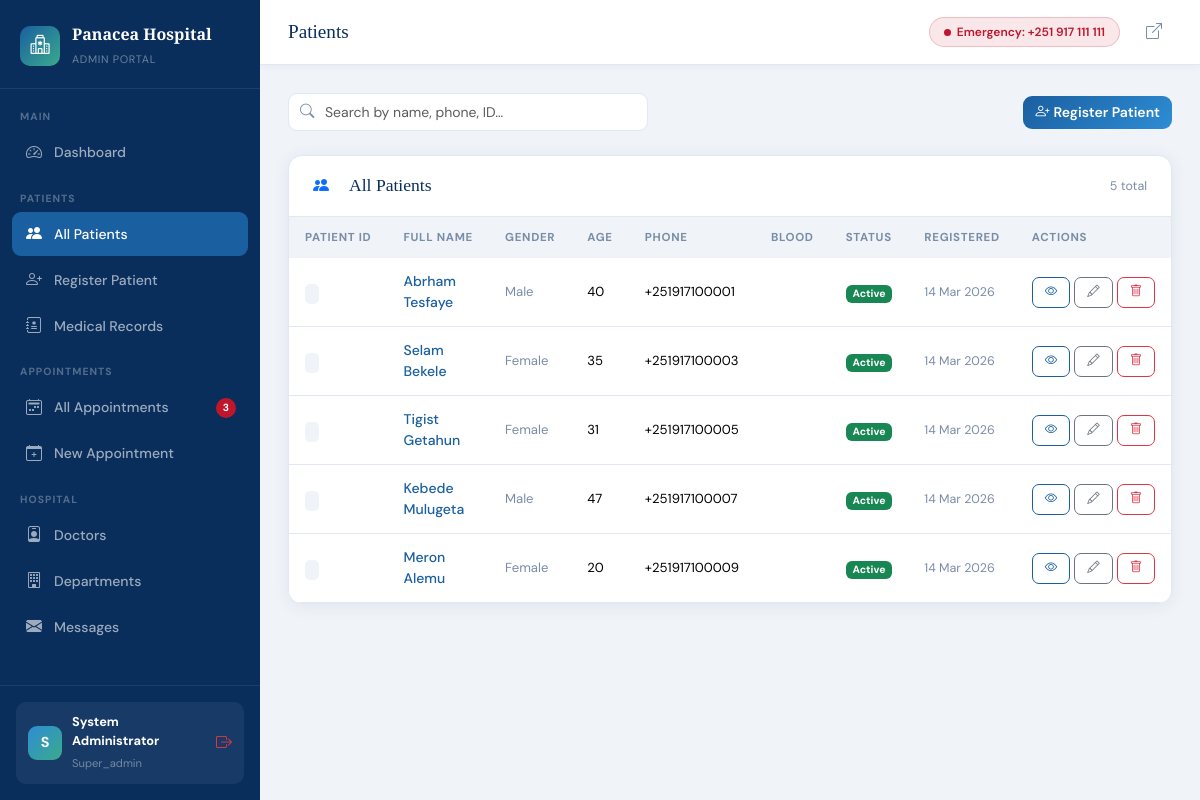
The app's page /admin/patients.php (signed in) with its own data.
### tables this page shows
CREATE TABLE patients (
  id INT UNSIGNED AUTO_INCREMENT PRIMARY KEY,
  patient_no VARCHAR(20) UNIQUE NOT NULL,
  full_name VARCHAR(150) NOT NULL,
  date_of_birth DATE,
  gender ENUM('Male','Female','Other') NOT NULL DEFAULT 'Male',
  phone VARCHAR(30) NOT NULL,
  email VARCHAR(120),
  address TEXT,
  blood_type ENUM('A+','A-','B+','B-','AB+','AB-','O+','O-','Unknown') DEFAULT 'Unknown',
  emergency_name VARCHAR(150),
  emergency_phone VARCHAR(30),
  allergies TEXT,
  notes TEXT,
  status ENUM('Active','Inactive','Deceased') DEFAULT 'Active',
  registered_at TIMESTAMP DEFAULT CURRENT_TIMESTAMP,
  updated_at TIMESTAMP DEFAULT CURRENT_TIMESTAMP ON UPDATE CURRENT_TIMESTAMP
);

### admin/patients.php (the view, shortened to what this page needs)
<?php
require_once dirname(__FILE__) . '/../includes/helpers.php';
$pdo    = db();
    ?>
    <?php require_once dirname(__FILE__) . '/../includes/layout_footer.php'; exit;
$search  = trim($_GET['q'] ?? '');
$page    = max(1, (int)($_GET['page'] ?? 1));
$perPage = 15;
$offset  = ($page - 1) * $perPage;
$where  = $search ? 'WHERE full_name LIKE ? OR phone LIKE ? OR patient_id LIKE ? OR email LIKE ?' : '';
$params = $search ? ["%$search%","%$search%","%$search%","%$search%"] : [];
$total = $pdo->prepare("SELECT COUNT(*) FROM patients $where");
$total->execute($params); $total = (int)$total->fetchColumn();
$patients = $pdo->prepare("SELECT * FROM patients $where ORDER BY registered_at DESC LIMIT $perPage OFFSET $offset");
$patients->execute($params); $patients = $patients->fetchAll();
require_once dirname(__FILE__) . '/../includes/layout_header.php';
?>
<div class="d-flex align-items-center gap-3 mb-4 flex-wrap">
  <form method="GET" class="search-bar flex-grow-1" style="max-width:360px">
    <i class="bi bi-search"></i>
    <input type="text" name="q" class="form-control" placeholder="Search by name, phone, ID…" value="<?= clean($search) ?>"/>
  </form>
  <a href="/panacea/admin/patients.php?action=add" class="btn btn-primary ms-auto">
    <i class="bi bi-person-plus me-1"></i>Register Patient
  </a>
</div>
<div class="data-card">
  <div class="data-card-head">
    <i class="bi bi-people-fill text-primary me-2"></i>
    <h5>All Patients</h5>
    <span style="font-size:.78rem;color:var(--muted)"><?= number_format($total) ?> total</span>
  </div>
  <div class="table-responsive">
    <table class="table table-hover align-middle">
      <thead>
        <tr><th>Patient ID</th><th>Full Name</th><th>Gender</th><th>Age</th><th>Phone</th><th>Blood</th><th>Status</th><th>Registered</th><th>Actions</th></tr>
      </thead>
      <tbody>
        <?php foreach ($patients as $p): ?>
        <tr>
          <td><code style="font-size:.75rem;background:#f0f4f9;padding:3px 7px;border-radius:5px"><?= clean($p['patient_id']) ?></code></td>
          <td><a href="?action=view&id=<?= $p['id'] ?>" style="color:var(--blue-mid);text-decoration:none;font-weight:500"><?= clean($p['full_name']) ?></a></td>
          <td style="font-size:.82rem;color:var(--muted)"><?= clean($p['gender']) ?></td>
          <td style="font-size:.82rem"><?= calcAge($p['date_of_birth']) ?></td>
          <td style="font-size:.82rem"><?= clean($p['phone']) ?></td>
          <td><span style="font-weight:700;color:#c0162c"><?= clean($p['blood_group']) ?></span></td>
          <td><?= statusBadge($p['status']) ?></td>
          <td style="font-size:.78rem;color:var(--muted)"><?= date('d M Y', strtotime($p['registered_at'])) ?></td>
          <td>
            <div class="d-flex gap-1">
              <a href="?action=view&id=<?= $p['id'] ?>" class="btn btn-sm btn-outline-primary"><i class="bi bi-eye"></i></a>
              <a href="?action=edit&id=<?= $p['id'] ?>" class="btn btn-sm btn-outline-secondary"><i class="bi bi-pencil"></i></a>
              <a href="?action=delete&id=<?= $p['id'] ?>&csrf_token=<?= csrf() ?>" class="btn btn-sm btn-outline-danger" data-confirm="Delete this patient?"><i class="bi bi-trash"></i></a>
            </div>
          </td>
        </tr>
        <?php endforeach; ?>
      </tbody>
    </table>
  </div>
</div>
<?php require_once dirname(__FILE__) . '/../includes/layout_footer.php'; ?>

### includes/helpers.php (shortened to what this page needs)
<?php
function clean(?string $val): string {
    if ($val === null) return '';
    return htmlspecialchars(trim($val), ENT_QUOTES, 'UTF-8');
}
function csrf(): string {
    return $_SESSION['csrf_token'];
}
function calcAge(string $dob): int {
    return (int)(new DateTime($dob))->diff(new DateTime())->y;
}
function statusBadge(string $status): string {
    $map = [
        'Pending'    => 'warning',
        'Confirmed'  => 'info',
        'Completed'  => 'success',
        'Cancelled'  => 'danger',
        'No-Show'    => 'secondary',
        'Active'     => 'success',
        'Inactive'   => 'secondary',
        'Discharged' => 'info',
        'Deceased'   => 'dark',
    ];
    $c = $map[$status] ?? 'secondary';
    return "<span class=\"badge bg-$c\">" . clean($status) . '</span>';
}

### includes/layout_header.php (style rules this page uses)
:root { --sidebar-w: 260px; --blue-deep: #0a2e5c; --blue-mid: #1a5fa0; --blue-bright: #2e8dd4; --green: #3aaa8c; --red: #c0162c; --bg: #f0f4f9; --card: #ffffff; --text: #1a2b42; --muted: #7a8da8; --border: #e2e8f3; --shadow: 0 2px 16px rgba(10,46,92,.08); }
* { box-sizing: border-box; margin: 0; padding: 0; }
body { font-family: 'DM Sans', sans-serif; background: var(--bg); color: var(--text); }
.data-card { background: var(--card); border-radius: 14px; border: 1px solid var(--border); overflow: hidden; box-shadow: var(--shadow); }
.data-card-head { padding: 18px 24px; border-bottom: 1px solid var(--border); display: flex; align-items: center; gap: 12px; }
.data-card-head h5 { font-family: 'Playfair Display',serif; font-size: 1.1rem; color: var(--blue-deep); flex: 1; margin: 0; }
.table { margin: 0; font-size: .875rem; }
.table th { background: var(--bg); color: var(--muted); font-size: .72rem; font-weight: 700; text-transform: uppercase; letter-spacing: .06em; padding: 12px 16px; border: none; white-space: nowrap; }
.table td { padding: 13px 16px; border-color: var(--border); vertical-align: middle; }
.form-control, .form-select { border: 1.5px solid var(--border); border-radius: 9px; padding: 10px 14px; font-size: .88rem; transition: border-color .2s, box-shadow .2s; }
.btn-primary { background: linear-gradient(135deg, var(--blue-mid), var(--blue-bright)); border: none; border-radius: 9px; font-weight: 600; font-size: .875rem; }
.btn-outline-primary { border-color: var(--blue-mid); color: var(--blue-mid); border-radius: 9px; font-size: .875rem; }
.btn-sm { font-size: .78rem; padding: 5px 12px; border-radius: 7px; }
.search-bar { position: relative; }
.search-bar i { position: absolute; left: 12px; top: 50%; transform: translateY(-50%); color: var(--muted); font-size: .9rem; }
.search-bar input { padding-left: 36px; border-radius: 9px; border: 1.5px solid var(--border); font-size: .875rem; height: 38px; }

### records on screen
patients: full_name "Abrham Tesfaye", gender "Male", date_of_birth "40", phone "+251917100001", status "Active", registered_at "14 Mar 2026"
patients: full_name "Selam Bekele", gender "Female", date_of_birth "35", phone "+251917100003", status "Active", registered_at "14 Mar 2026"
patients: full_name "Tigist Getahun", gender "Female", date_of_birth "31", phone "+251917100005", status "Active", registered_at "14 Mar 2026"
patients: full_name "Kebede Mulugeta", gender "Male", date_of_birth "47", phone "+251917100007", status "Active", registered_at "14 Mar 2026"
patients: full_name "Meron Alemu", gender "Female", date_of_birth "20", phone "+251917100009", status "Active", registered_at "14 Mar 2026"

### other values on screen
$stats['pending_appts'] "3"
substr($admin['name'] ?: $admin['username'], 0, 1) "S"
$admin['name'] ?: $admin['username'] "System Administrator"
$admin['role'] "Super_admin"
$pageTitle "Patients"
$total "5"
